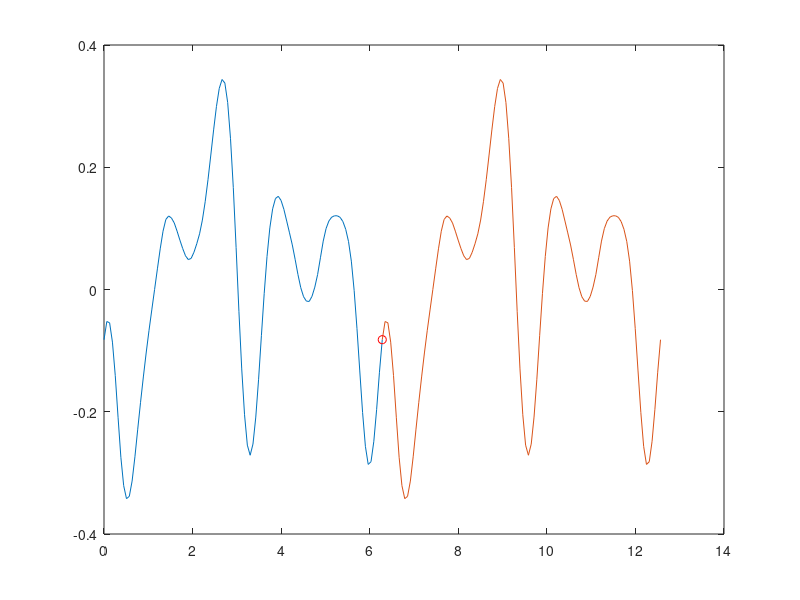

This chart was generated by the following MATLAB code:
% simulate periodic GP on a circle

close all
clear all

N = 100;
th = linspace(0,2*pi,N);

% th = th(1:end-1); % needed?

x = cos(th);
y = sin(th);
d = sqrt((x - x(1)).^2 + (y - y(1)).^2);

sigma = 1.0;
lambda = 0.25;
f = sigma^2*exp(-d.^2/(2*lambda^2));

% these are the eigenvalues
F = real(fft(f))/N;

% form the K-L expansion
Z = randn(N);
% N = 100: modes 1:51 are cosine, 2:50 are also sine
p = zeros(1,N);
for i = 1:N/2+1
    p = p + Z(i)*F(i)*cos(i*th);
end
for i = 2:N/2
    p = p + Z(i)*F(i)*sin(i*th);
end

plot(th,p)
hold on
plot(th+2*pi,p)
plot(th(end),p(end),'ro')

